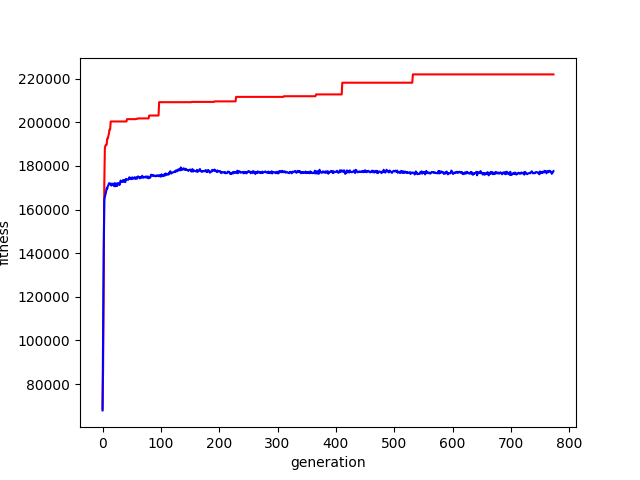

Source code (Python):
# open pmx-data.txt
# in each line take three values and plot them
# first be x, second y, third y different color

import matplotlib.pyplot as plt
import numpy as np

# open file
f = open("pmx-data.txt", "r")

# read file
lines = f.readlines()

# close file
f.close()

# create empty lists
x = []
y = []
z = []

# read lines
for line in lines:
    # split line
    values = line.split()
    if values.__len__() < 10:
        continue
    x.append(float(values[1]))
    y.append(float(values[5]))
    z.append(float(values[9]))



# plot data
plt.plot(x, y, 'r')
plt.plot(x, z, 'b')

# set labels
plt.xlabel('generation')
plt.ylabel('fitness')

# set title
plt.title('PMX, 1000pop, 0.1 item chance, 0.05 mutation chance, 10.0 v_max, 0.1 v_min, 280_000 max_weight') 

# show plot
plt.show()

# save plot
# plt.savefig('pmx-visualization.png')



# end of file
